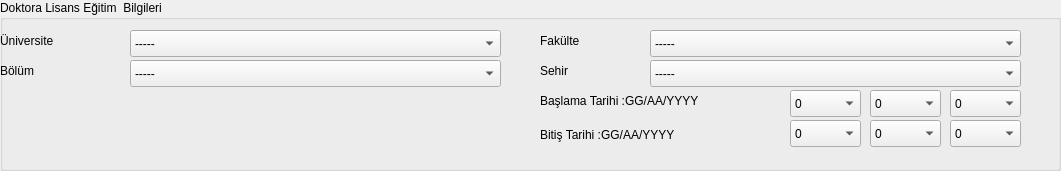
  <widget class="QGroupBox" name="egitim_akademisyen_kimlik_doktora">
   <property name="geometry">
    <rect>
     <x>20</x>
     <y>690</y>
     <width>1061</width>
     <height>171</height>
    </rect>
   </property>
   <property name="title">
    <string>Doktora Lisans Eğitim  Bilgileri</string>
   </property>
   <widget class="QLabel" name="egitim_akademisyen_doktora_uni">
    <property name="geometry">
     <rect>
      <x>0</x>
      <y>30</y>
      <width>111</width>
      <height>21</height>
     </rect>
    </property>
    <property name="text">
     <string>Üniversite</string>
    </property>
   </widget>
   <widget class="QLabel" name="egitim_akademisyen_doktora_bolum">
    <property name="geometry">
     <rect>
      <x>0</x>
      <y>60</y>
      <width>111</width>
      <height>21</height>
     </rect>
    </property>
    <property name="text">
     <string>Bölüm</string>
    </property>
   </widget>
   <widget class="QLabel" name="egitim_akademisyen_doktora_fakulte">
    <property name="geometry">
     <rect>
      <x>540</x>
      <y>30</y>
      <width>111</width>
      <height>21</height>
     </rect>
    </property>
    <property name="text">
     <string>Fakülte</string>
    </property>
   </widget>
   <widget class="QLabel" name="egitim_akademisyen_doktora_sehir">
    <property name="geometry">
     <rect>
      <x>540</x>
      <y>60</y>
      <width>111</width>
      <height>21</height>
     </rect>
    </property>
    <property name="text">
     <string>Sehir</string>
    </property>
   </widget>
   <widget class="QLabel" name="egitim_akademisyen_doktora_baslama">
    <property name="geometry">
     <rect>
      <x>540</x>
      <y>90</y>
      <width>201</width>
      <height>21</height>
     </rect>
    </property>
    <property name="text">
     <string>Başlama Tarihi :GG/AA/YYYY</string>
    </property>
   </widget>
   <widget class="QLabel" name="egitim_akademisyen_doktora_bitis">
    <property name="geometry">
     <rect>
      <x>540</x>
      <y>110</y>
      <width>201</width>
      <height>51</height>
     </rect>
    </property>
    <property name="text">
     <string>&lt;html&gt;&lt;head/&gt;&lt;body&gt;&lt;p&gt;Bitiş Tarihi :GG/AA/YYYY&lt;/p&gt;&lt;/body&gt;&lt;/html&gt;</string>
    </property>
   </widget>
   <widget class="QComboBox" name="egitim_akademisyen_doktora_baslama_gun">
    <property name="geometry">
     <rect>
      <x>790</x>
      <y>90</y>
      <width>71</width>
      <height>27</height>
     </rect>
    </property>
    <item>
     <property name="text">
      <string>0</string>
     </property>
    </item>
    <item>
     <property name="text">
      <string>1</string>
     </property>
    </item>
    <item>
     <property name="text">
      <string>2</string>
     </property>
    </item>
    <item>
     <property name="text">
      <string>3</string>
     </property>
    </item>
    <item>
     <property name="text">
      <string>4</string>
     </property>
    </item>
    <item>
     <property name="text">
      <string>5</string>
     </property>
    </item>
    <item>
     <property name="text">
      <string>6</string>
     </property>
    </item>
    <item>
     <property name="text">
      <string>7</string>
     </property>
    </item>
    <item>
     <property name="text">
      <string>8</string>
     </property>
    </item>
    <item>
     <property name="text">
      <string>9</string>
     </property>
    </item>
    <item>
     <property name="text">
      <string>10</string>
     </property>
    </item>
    <item>
     <property name="text">
      <string>11</string>
     </property>
    </item>
    <item>
     <property name="text">
      <string>12</string>
     </property>
    </item>
    <item>
     <property name="text">
      <string>13</string>
     </property>
    </item>
    <item>
     <property name="text">
      <string>14</string>
     </property>
    </item>
    <item>
     <property name="text">
      <string>15</string>
     </property>
    </item>
    <item>
     <property name="text">
      <string>16</string>
     </property>
    </item>
    <item>
     <property name="text">
      <string>17</string>
     </property>
    </item>
    <item>
     <property name="text">
      <string>18</string>
     </property>
    </item>
    <item>
     <property name="text">
      <string>19</string>
     </property>
    </item>
    <item>
     <property name="text">
      <string>20</string>
     </property>
    </item>
    <item>
     <property name="text">
      <string>21</string>
     </property>
    </item>
    <item>
     <property name="text">
      <string>22</string>
     </property>
    </item>
    <item>
     <property name="text">
      <string>23</string>
     </property>
    </item>
    <item>
     <property name="text">
      <string>24</string>
     </property>
    </item>
    <item>
     <property name="text">
      <string>25</string>
     </property>
    </item>
    <item>
     <property name="text">
      <string>26</string>
     </property>
    </item>
    <item>
     <property name="text">
      <string>27</string>
     </property>
    </item>
    <item>
     <property name="text">
      <string>28</string>
     </property>
    </item>
    <item>
     <property name="text">
      <string>29</string>
     </property>
    </item>
    <item>
     <property name="text">
      <string>30</string>
     </property>
    </item>
    <item>
     <property name="text">
      <string>31</string>
     </property>
    </item>
   </widget>
   <widget class="QComboBox" name="egitim_akademisyen_doktora_baslama_ay">
    <property name="geometry">
     <rect>
      <x>870</x>
      <y>90</y>
      <width>71</width>
      <height>27</height>
     </rect>
    </property>
    <item>
     <property name="text">
      <string>0</string>
     </property>
    </item>
    <item>
     <property name="text">
      <string>1</string>
     </property>
    </item>
    <item>
     <property name="text">
      <string>2</string>
     </property>
    </item>
    <item>
     <property name="text">
      <string>3</string>
     </property>
    </item>
    <item>
     <property name="text">
      <string>4</string>
     </property>
    </item>
    <item>
     <property name="text">
      <string>5</string>
     </property>
    </item>
    <item>
     <property name="text">
      <string>6</string>
     </property>
    </item>
    <item>
     <property name="text">
      <string>7</string>
     </property>
    </item>
    <item>
     <property name="text">
      <string>8</string>
     </property>
    </item>
    <item>
     <property name="text">
      <string>9</string>
     </property>
    </item>
    <item>
     <property name="text">
      <string>10</string>
     </property>
    </item>
    <item>
     <property name="text">
      <string>11</string>
     </property>
    </item>
    <item>
     <property name="text">
      <string>12</string>
     </property>
    </item>
   </widget>
   <widget class="QComboBox" name="egitim_akademisyen_doktora_baslama_yil">
    <property name="geometry">
     <rect>
      <x>950</x>
      <y>90</y>
      <width>71</width>
      <height>27</height>
     </rect>
    </property>
    <item>
     <property name="text">
      <string>0</string>
     </property>
    </item>
    <item>
     <property name="text">
      <string>2000</string>
     </property>
    </item>
    <item>
     <property name="text">
      <string>2001</string>
     </property>
    </item>
    <item>
     <property name="text">
      <string>2002</string>
     </property>
    </item>
    <item>
     <property name="text">
      <string>2003</string>
     </property>
    </item>
    <item>
     <property name="text">
      <string>2004</string>
     </property>
    </item>
    <item>
     <property name="text">
      <string>2005</string>
     </property>
    </item>
    <item>
     <property name="text">
      <string>2006</string>
     </property>
    </item>
    <item>
     <property name="text">
      <string>2007</string>
     </property>
    </item>
    <item>
     <property name="text">
      <string>2008</string>
     </property>
    </item>
    <item>
     <property name="text">
      <string>2009</string>
     </property>
    </item>
    <item>
     <property name="text">
      <string>2010</string>
     </property>
    </item>
    <item>
     <property name="text">
      <string/>
     </property>
    </item>
   </widget>
   <widget class="QComboBox" name="egitim_akademisyen_doktora_bolum_bilgi">
    <property name="geometry">
     <rect>
      <x>130</x>
      <y>60</y>
      <width>371</width>
      <height>27</height>
     </rect>
    </property>
    <item>
     <property name="text">
      <string>-----</string>
     </property>
    </item>
    <item>
     <property name="text">
      <string>Bilgiayar Mühendisliği</string>
     </property>
    </item>
    <item>
     <property name="text">
      <string>Elektrik - Elektronik Mühendisliği</string>
     </property>
    </item>
    <item>
     <property name="text">
      <string>Makine Mühendisliği</string>
     </property>
    </item>
    <item>
     <property name="text">
      <string>Mimarlık</string>
     </property>
    </item>
    <item>
     <property name="text">
      <string>Şehir Bölge Planlama</string>
     </property>
    </item>
    <item>
     <property name="text">
      <string>Gazetecilik</string>
     </property>
    </item>
   </widget>
   <widget class="QComboBox" name="egitim_akademisyen_doktora_fakulte_bilgi">
    <property name="geometry">
     <rect>
      <x>650</x>
      <y>30</y>
      <width>371</width>
      <height>27</height>
     </rect>
    </property>
    <item>
     <property name="text">
      <string>-----</string>
     </property>
    </item>
    <item>
     <property name="text">
      <string>Mimarlık - Mühendislik Fakültesi</string>
     </property>
    </item>
    <item>
     <property name="text">
      <string>Sağlık Bilimleri Fakültesi</string>
     </property>
    </item>
    <item>
     <property name="text">
      <string>Hukuk Fakültesi</string>
     </property>
    </item>
    <item>
     <property name="text">
      <string>Tıp Fakültesi</string>
     </property>
    </item>
    <item>
     <property name="text">
      <string>İletişim Fakültesi</string>
     </property>
    </item>
    <item>
     <property name="text">
      <string>İlahiyat</string>
     </property>
    </item>
   </widget>
   <widget class="QComboBox" name="egitim_akademisyen_doktora_sehir_bilgi">
    <property name="geometry">
     <rect>
      <x>650</x>
      <y>60</y>
      <width>371</width>
      <height>27</height>
     </rect>
    </property>
    <item>
     <property name="text">
      <string>-----</string>
     </property>
    </item>
    <item>
     <property name="text">
      <string>Yozgat</string>
     </property>
    </item>
    <item>
     <property name="text">
      <string>Ankara</string>
     </property>
    </item>
    <item>
     <property name="text">
      <string>Adana</string>
     </property>
    </item>
    <item>
     <property name="text">
      <string>İstanbul</string>
     </property>
    </item>
    <item>
     <property name="text">
      <string>Kayseri</string>
     </property>
    </item>
    <item>
     <property name="text">
      <string>Kırşehir</string>
     </property>
    </item>
    <item>
     <property name="text">
      <string>Sivas</string>
     </property>
    </item>
    <item>
     <property name="text">
      <string>Nevşehir</string>
     </property>
    </item>
    <item>
     <property name="text">
      <string>Niğde</string>
     </property>
    </item>
    <item>
     <property name="text">
      <string>Tokat</string>
     </property>
    </item>
    <item>
     <property name="text">
      <string>Çankırı</string>
     </property>
    </item>
    <item>
     <property name="text">
      <string>Samsun</string>
     </property>
    </item>
    <item>
     <property name="text">
      <string>Trabzon</string>
     </property>
    </item>
    <item>
     <property name="text">
      <string>Kahramanmaraş</string>
     </property>
    </item>
    <item>
     <property name="text">
      <string>Gaziantep</string>
     </property>
    </item>
   </widget>
   <widget class="QComboBox" name="egitim_akademisyen_doktora_bitis_gun">
    <property name="geometry">
     <rect>
      <x>790</x>
      <y>120</y>
      <width>71</width>
      <height>27</height>
     </rect>
    </property>
    <item>
     <property name="text">
      <string>0</string>
     </property>
    </item>
    <item>
     <property name="text">
      <string>1</string>
     </property>
    </item>
    <item>
     <property name="text">
      <string>2</string>
     </property>
    </item>
    <item>
     <property name="text">
      <string>3</string>
     </property>
    </item>
    <item>
     <property name="text">
      <string>4</string>
     </property>
    </item>
    <item>
     <property name="text">
      <string>5</string>
     </property>
    </item>
    <item>
     <property name="text">
      <string>6</string>
     </property>
    </item>
    <item>
     <property name="text">
      <string>7</string>
     </property>
    </item>
    <item>
     <property name="text">
      <string>8</string>
     </property>
    </item>
    <item>
     <property name="text">
      <string>9</string>
     </property>
    </item>
    <item>
     <property name="text">
      <string>10</string>
     </property>
    </item>
    <item>
     <property name="text">
      <string>11</string>
     </property>
    </item>
    <item>
     <property name="text">
      <string>12</string>
     </property>
    </item>
    <item>
     <property name="text">
      <string>13</string>
     </property>
    </item>
    <item>
     <property name="text">
      <string>14</string>
     </property>
    </item>
    <item>
     <property name="text">
      <string>15</string>
     </property>
    </item>
    <item>
     <property name="text">
      <string>16</string>
     </property>
    </item>
    <item>
     <property name="text">
      <string>17</string>
     </property>
    </item>
    <item>
     <property name="text">
      <string>18</string>
     </property>
    </item>
    <item>
     <property name="text">
      <string>19</string>
     </property>
    </item>
    <item>
     <property name="text">
      <string>20</string>
     </property>
    </item>
    <item>
     <property name="text">
      <string>21</string>
     </property>
    </item>
    <item>
     <property name="text">
      <string>22</string>
     </property>
    </item>
    <item>
     <property name="text">
      <string>23</string>
     </property>
    </item>
    <item>
     <property name="text">
      <string>24</string>
     </property>
    </item>
    <item>
     <property name="text">
      <string>25</string>
     </property>
    </item>
    <item>
     <property name="text">
      <string>26</string>
     </property>
    </item>
    <item>
     <property name="text">
      <string>27</string>
     </property>
    </item>
    <item>
     <property name="text">
      <string>28</string>
     </property>
    </item>
    <item>
     <property name="text">
      <string>29</string>
     </property>
    </item>
    <item>
     <property name="text">
      <string>30</string>
     </property>
    </item>
    <item>
     <property name="text">
      <string>31</string>
     </property>
    </item>
   </widget>
   <widget class="QComboBox" name="egitim_akademisyen_doktora_bitis_ay">
    <property name="geometry">
     <rect>
      <x>870</x>
      <y>120</y>
      <width>71</width>
      <height>27</height>
     </rect>
    </property>
    <item>
     <property name="text">
      <string>0</string>
     </property>
    </item>
    <item>
     <property name="text">
      <string>1</string>
     </property>
    </item>
    <item>
     <property name="text">
      <string>2</string>
     </property>
    </item>
    <item>
     <property name="text">
      <string>3</string>
     </property>
    </item>
    <item>
     <property name="text">
      <string>4</string>
     </property>
    </item>
    <item>
     <property name="text">
      <string>5</string>
     </property>
    </item>
    <item>
     <property name="text">
      <string>6</string>
     </property>
    </item>
    <item>
     <property name="text">
      <string>7</string>
     </property>
    </item>
    <item>
     <property name="text">
      <string>8</string>
     </property>
    </item>
    <item>
     <property name="text">
      <string>9</string>
     </property>
    </item>
    <item>
     <property name="text">
      <string>10</string>
     </property>
    </item>
    <item>
     <property name="text">
      <string>11</string>
     </property>
    </item>
    <item>
     <property name="text">
      <string>12</string>
     </property>
    </item>
   </widget>
   <widget class="QComboBox" name="egitim_akademisyen_doktora_bitis_yil">
    <property name="geometry">
     <rect>
      <x>950</x>
      <y>120</y>
      <width>71</width>
      <height>27</height>
     </rect>
    </property>
    <item>
     <property name="text">
      <string>0</string>
     </property>
    </item>
    <item>
     <property name="text">
      <string>2000</string>
     </property>
    </item>
    <item>
     <property name="text">
      <string>2001</string>
     </property>
    </item>
    <item>
     <property name="text">
      <string>2002</string>
     </property>
    </item>
    <item>
     <property name="text">
      <string>2003</string>
     </property>
    </item>
    <item>
     <property name="text">
      <string>2004</string>
     </property>
    </item>
    <item>
     <property name="text">
      <string>2005</string>
     </property>
    </item>
    <item>
     <property name="text">
      <string>2006</string>
     </property>
    </item>
    <item>
     <property name="text">
      <string>2007</string>
     </property>
    </item>
    <item>
     <property name="text">
      <string>2008</string>
     </property>
    </item>
    <item>
     <property name="text">
      <string>2009</string>
     </property>
    </item>
    <item>
     <property name="text">
      <string>2010</string>
     </property>
    </item>
    <item>
     <property name="text">
      <string/>
     </property>
    </item>
   </widget>
   <widget class="QComboBox" name="egitim_akademisyen_doktora_uni_bilgi">
    <property name="geometry">
     <rect>
      <x>130</x>
      <y>30</y>
      <width>371</width>
      <height>27</height>
     </rect>
    </property>
    <item>
     <property name="text">
      <string>-----</string>
     </property>
    </item>
    <item>
     <property name="text">
      <string>Yozgat Bozok Üniversitesi</string>
     </property>
    </item>
    <item>
     <property name="text">
      <string>Erciyes Üniversitesi</string>
     </property>
    </item>
    <item>
     <property name="text">
      <string>Kırşehir Ahi Evran Üniversitesi</string>
     </property>
    </item>
    <item>
     <property name="text">
      <string>Sivas Cumhuriyet Üniversitesi</string>
     </property>
    </item>
    <item>
     <property name="text">
      <string>Nevşehir Üniversitesi</string>
     </property>
    </item>
   </widget>
  </widget>
